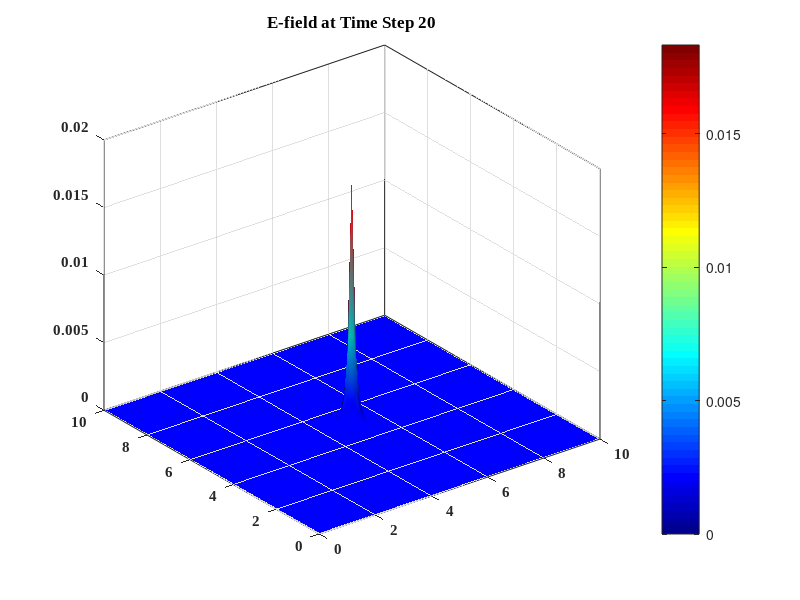

This chart was generated by the following MATLAB code: (Note: a time limit stopped this script after it produced the figure.)
% Hasan Tahir Abbas
% 
% 2D TMz cylindrical wave propagation
% 
%
%
% This program computes and plots the TM mode fields in 2D rectagnular
% space with PEC boundaries using Yee's FDTD Algorithm. The code is based
% on the method as presented in Taflove,"Compututational Electrodynamics - The Finite
% Difference Time Domain Method", 2nd ed.,
%
%
clear;close all
%
%% Define Parameters
%
%
c = 2.99792458e8; % Speed of light
eps0 = 8.854187817e-12; % Free space permittivity
xmu0 = 4*pi*1e-7; % Free space permeability
%
%
a = 10; b = 10; % Space Dimensions
nx = 100; ny = 100; % Number of grid points in x and y direction
nx2 = ceil(nx/2); ny2 = ceil(ny/2); % Convert to integer in-case of odd number
nt = 200; % Number of time-steps
nskip = 5; % Time-steps to skip while recording
nsnap = ceil(nt/nskip);
%
% Gaussian Source
xndec = 10.0; % Mean
xn0 = 4*xndec; % Variance
%
%
%% Initialize
%
Ez = zeros( nx, ny ); %  Z E-field initialize to zero
Hx = zeros( nx, ny ); %  X H-field initialize to zero
Hy = zeros( nx, ny ); %  Y H-field initialize to zero

dx = a/(nx - 1); % Define spatial step
dy = dx; %
ds = dx;
% **************************
% **************************
dt = ds/(c*sqrt(2)); % Stability Condition
% **************************
% **************************
%
%% Medium Definition
%
% Coefficients as defined in Taflove,"Compututational Electrodynamics - The Finite
% Difference Time Domain Method", 2nd ed., pg 85.
%
% coefficients subject to the medium parameters % % Field Coefficients

dte = ones(nx,ny)*dt/(ds*eps0);
dtm = ones(nx,ny)*dt/(ds*xmu0);
Da = ones(nx,ny);
Db = dtm;
Ca = ones(nx,ny);
Cb = dte;
%
%% Yee's FDTD Algorithm
%
for n = 1:nt
    for i = 1 : nx
        for j = 1 : ny
            if (i == nx2 && j == ny2) % Place source in the center
                
                Ez(i,j) = exp(-((n-xn0)/(xndec))^2); % Gaussian Source
                
            elseif (i == 1 || j == 1 || i == nx || j == ny )
                
                Ez(i,j) = 0; % PEC boundaries at the edges
                
            else
                
                Ez(i,j) = Ez(i,j)*Ca(i,j) + Cb(i,j)*(Hy(i,j) - Hy(i-1,j)...
                    - (Hx(i,j) - Hx(i,j-1)));
                
            end
        end
    end
    
    for i = 1 : nx
        for j = 1 : ny - 1
            
            Hx(i,j) = Hx(i,j)*Da(i,j) - Db(i,j)*(Ez(i,j+1) - Ez(i,j));
            
        end
    end
    
    for i = 1 : nx - 1
        for j = 1 : ny
            
            Hy(i,j) = Hy(i,j)*Da(i,j) + Db(i,j)*(Ez(i+1,j) - Ez(i,j));
            
        end
    end
    %
    %% Plot Routine
    %
    xd = 0:ds:a;
    [xdg, ydg] = meshgrid(xd, xd);
    figure(1)
    EzSurf = surf(xdg,ydg,Ez,'EdgeColor','interp','FaceLighting','gouraud');
    shading interp % Avoid jittered shading
    set(gcf,'Color','white'); % Set background color to white
    set (gca,'FontName','times new roman','FontWeight','bold','FontSize',11); % Set axes fonts to
    % Times New Roman
    
    box on %
    colorbar % Show colorbar on the right of the figure
    grid on
    colormap('jet')
    material dull % Set reflectivity of the surface to dull
    % Add three lights below tom improve visuals
    h = light;
    light('Position',[10 0 1]);
    light('Position',[-190 -120 1]);
    light('Position',[0 0 1]);
    title(['E-field at Time Step ',int2str(n)])
    matFileName = sprintf('E_Field_%d', n); % Create Title with mode numbers
    
    if rem(n,nskip) == 0
        
        M_PEC(:,n/nskip) = getframe; % Capture frames to create a movie
        
    end
    
    if n == 20 || n == 60 || n == 80 || n == 100 ||...
            n == 120 || n == 140 || n == 160
        saveas(gcf,[matFileName,'.eps'],'epsc') % Save visualizations
    end
    
    
end
movie(M_PEC,1); % Play movie
